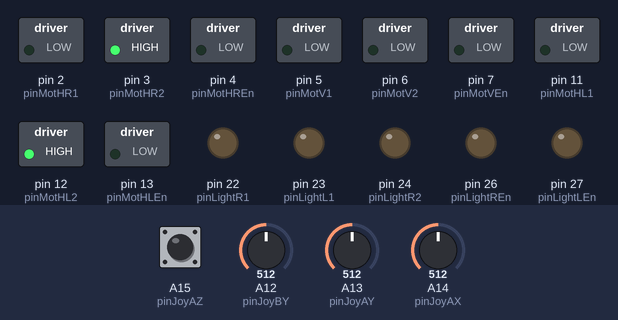
The sketch below on a simulated Arduino Mega 2560, built with avr-gcc and run on an emulated ATmega2560. Shown: switched loads named in the sketch (green lamp = pin HIGH), output pins drawn as LEDs (lit = HIGH). The test bench sets the inputs (shaded band); at power-on: A12 (pinJoyBY) = 512, A13 (pinJoyAY) = 512, A14 (pinJoyAX) = 512, A15 (pinJoyAZ) HIGH.

Above: at 1.2 s.
1.3 s: A12 (pinJoyBY) set to 536
At 2.6 s:
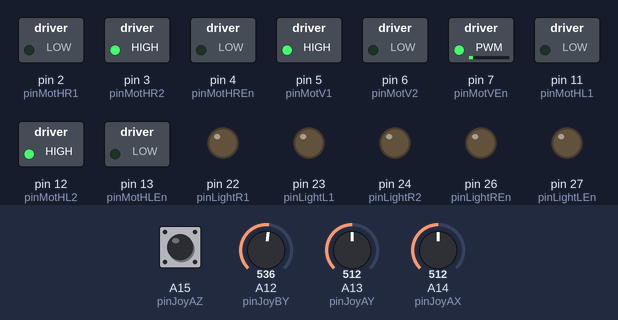
2.9 s: A13 (pinJoyAY) set to 716
At 4.1 s:
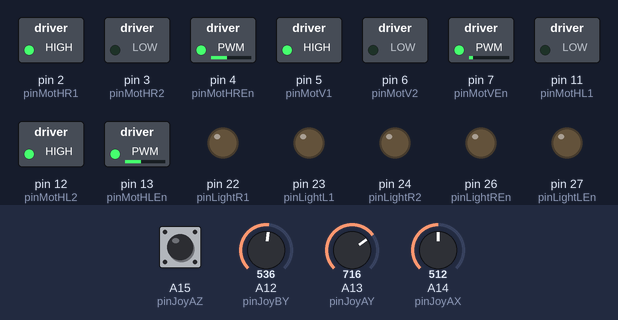
4.5 s: A14 (pinJoyAX) set to 716
At 5.5 s:
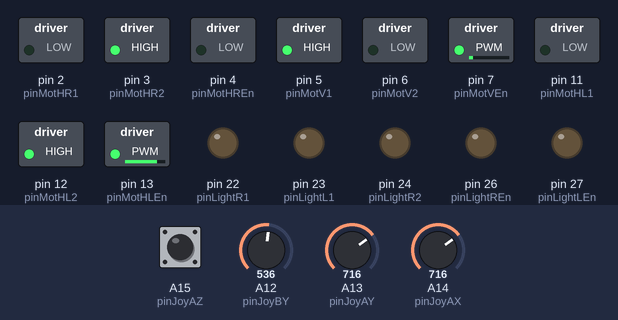
6.1 s: A15 (pinJoyAZ) pulled LOW for 0.25 s
At 6.9 s:
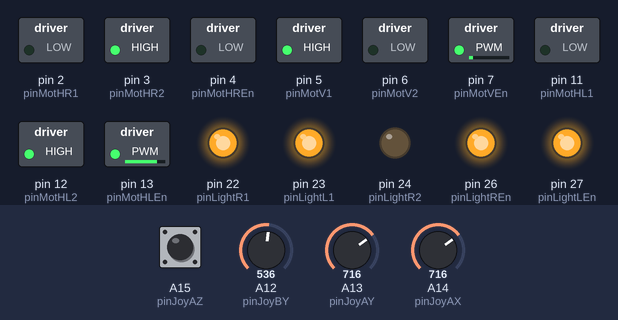
7.8 s: A12 (pinJoyBY) set to 511
At 8.2 s:
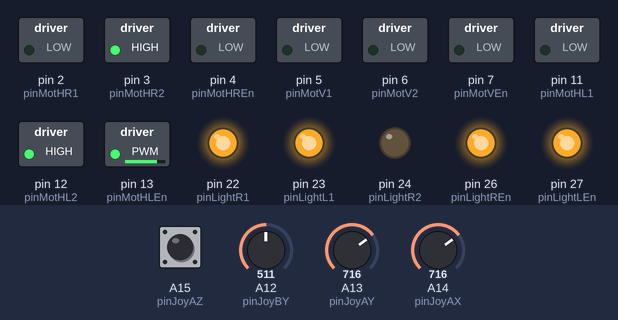
9.3 s: A13 (pinJoyAY) set to 717
At 10.8 s:
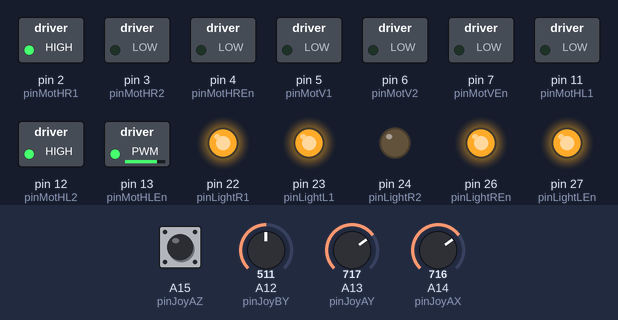
Timing chart, 0 to 11.9 s (numbered marks = the images above; inputs shaded):
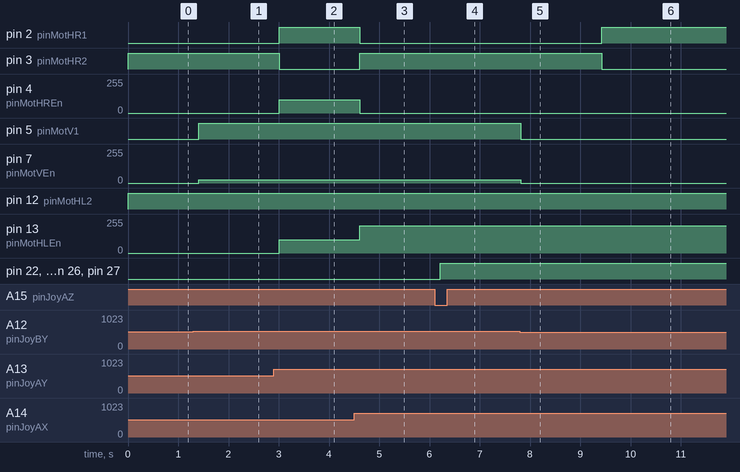

The sketch:

CROC.ino
```cpp
/*
Arduino code for the CROC

Feel free to reuse/share/improve this code.


Parts:
  DC Motor Vertical axis Right (MotorVR)
  DC Motor Vertical axis Left (MotorVL)
  DC Motor Horizontal plane Right (MotorHR)
  DC Motor Horizontal plane Left (MotorHL)
  Light Right (LightR)
  Light Left (LightL)

Inputs:
  JoystickA X axis     : analogic
  JoystickA Y axis     : analogic
  JoystickA Z axis     : analogic (usually digital)
  JoystickB Y axis     : analogic

Outputs:
  Light Right          : digital
  Light Left           : digital
  MotorHR in1          : PWM
  MotorHR in2          : PWM
  MotorHR enable       : PWM (usually digital)
  MotorHL in1          : PWM
  MotorHL in2          : PWM
  MotorHL enable       : PWM (usually digital)
  MotorVR in1          : PWM
  MotorVR in2          : PWM
  MotorVR enable       : PWM (usually digital)
  MotorVL in1          : PWM
  MotorVL in2          : PWM
  MotorVL enable       : PWM
*/

#include <VirtualWire.h>

double HL(int X, int Y)
{
  int x=max(X,-511);
  x=min(x,511);
  int y=max(Y,-511);
  y=min(y,511);

  double res=0;
  if (x+y>0)
    res=min(x+y,512);
  else
    res=max(x+y,-512);
  return res/512;
}

double HR(int X, int Y)
{
  int x=max(X,-511);
  x=min(x,511);
  int y=max(Y,-511);
  y=min(y,511);

  double res=0;
  if (y-x>0)
    res=min(y-x,512);
  else
    res=max(y-x,-512);
  return res/512;
}

//////////
// PINS //
//////////

// Inputs

// Joysticks
int pinJoyAX         = A14; // analog
int pinJoyAY         = A13; // analog
int pinJoyAZ         = A15; // analog
int pinJoyBY         = A12; // analog

// Motors
// Horizontal Right
int pinMotHR1        = 2; // PWM
int pinMotHR2        = 3; // PWM
int pinMotHREn       = 4; // PWM

// Vertical (both)
int pinMotV1        = 5; // PWM
int pinMotV2        = 6; // PWM
int pinMotVEn       = 7; // PWM

// Horizontal Left
int pinMotHL1        = 11; // PWM
int pinMotHL2        = 12; // PWM
int pinMotHLEn       = 13; // PWM

// Lights
int pinLightL1       = 23; // digital
int pinLightL2       = 25; // digital
int pinLightLEn      = 27; // digital
int pinLightR1       = 22; // digital
int pinLightR2       = 24; // digital
int pinLightREn      = 26; // digital

// VARIABLES
int valJoyAX         = 0;
int valJoyAY         = 0;
int valJoyAZ         = 0;
int valJoyBY         = 0;
double valHL         = 0;
double valHR         = 0;
int valJoyAZPrev     = 0;
int calJoyAX         = 0;
int calJoyAY         = 0;
int calJoyBY         = 0;

int lightState = 0;

///////////
// SETUP //
///////////

void setup()
{

  calJoyAX   = analogRead(pinJoyAX);
  calJoyAY   = analogRead(pinJoyAY);
  calJoyBY   = analogRead(pinJoyBY);

  pinMode(pinJoyAZ, INPUT_PULLUP);
  pinMode(pinLightL1, OUTPUT);
  pinMode(pinLightL2, OUTPUT);
  pinMode(pinLightLEn, OUTPUT);
  pinMode(pinLightR1, OUTPUT);
  pinMode(pinLightR2, OUTPUT);
  pinMode(pinLightREn, OUTPUT);

  Serial.begin(9600);
}

//////////
// LOOP //
//////////

void loop()
{
  /////////////////
  // READ INPUTS //
  /////////////////

  valJoyAX   = analogRead(pinJoyAX);
  valJoyAY   = analogRead(pinJoyAY);
  valJoyAZPrev = valJoyAZ;
  valJoyAZ   = digitalRead(pinJoyAZ);
  valJoyBY   = analogRead(pinJoyBY);


  ///////////
  // DEBUG //
  ///////////
  /*
  Serial.println("-------------");
  Serial.print("Joystick A : ");
  Serial.print(valJoyAX);
  Serial.print(", ");
  Serial.print(valJoyAY);
  Serial.print(", ");
  Serial.println(valJoyAZ);

  Serial.print("Joystick B : ");
  Serial.println(valJoyBY);
*/


  ////////////
  // LIGHTS //
  ////////////

  if(valJoyAZ==0 && valJoyAZPrev==1 && lightState==0)
  {
    digitalWrite(pinLightL1,HIGH);
    digitalWrite(pinLightL2,LOW);
    analogWrite(pinLightLEn,255);

    digitalWrite(pinLightR1,HIGH);
    digitalWrite(pinLightR2,LOW);
    analogWrite(pinLightREn,255);

    lightState = 1;
  }
  else
  {
    if(valJoyAZ==0 && valJoyAZPrev==1 && lightState== 1)
    {
      digitalWrite(pinLightL1,HIGH);
      digitalWrite(pinLightL2,LOW);
      analogWrite(pinLightLEn,0);

      digitalWrite(pinLightR1,HIGH);
      digitalWrite(pinLightR2,LOW);
      analogWrite(pinLightREn,0);
      lightState = 0;
    }
  }

  ////////////
  // MOTORS //
  ////////////

  // Manette inversee

  //valHL = HL(valJoyAY-calJoyAY, valJoyAX-calJoyAX);
  //valHR = HR(valJoyAY-calJoyAY, valJoyAX-calJoyAX);
  valHL = HL(calJoyAY-valJoyAY, calJoyAX-valJoyAX);
  valHR = HR(calJoyAY-valJoyAY, calJoyAX-valJoyAX);

  // Motor HL
  if(valHL>0)
  {
    analogWrite(pinMotHL1,255);
    analogWrite(pinMotHL2,0);
    analogWrite(pinMotHLEn,255*valHL);
  }
  else
  {
    analogWrite(pinMotHL1,0);
    analogWrite(pinMotHL2,255);
    analogWrite(pinMotHLEn,-255*valHL);
  }


  // Motor HR
  if(valHR>0)
  {
    analogWrite(pinMotHR1,255);
    analogWrite(pinMotHR2,0);
    analogWrite(pinMotHREn,255*valHR);
  }
  else
  {
    analogWrite(pinMotHR1,0);
    analogWrite(pinMotHR2,255);
    analogWrite(pinMotHREn,-255*valHR);
  }

  // Motors VL and VR

  if(valJoyBY - calJoyBY > 10)
  {
    analogWrite(pinMotV1,255);
    analogWrite(pinMotV2,0);
    analogWrite(pinMotVEn,min(valJoyBY-calJoyBY,255));
  }
  else
  {
    if(valJoyBY - calJoyBY < -10)
    {
      analogWrite(pinMotV1,0);
      analogWrite(pinMotV2,255);
      analogWrite(pinMotVEn,min(calJoyBY-valJoyBY,255));
    }
    else // switch off the vertical motors
    {
      analogWrite(pinMotV1,0);
      analogWrite(pinMotV2,0);
      analogWrite(pinMotVEn,0);
    }
  }

  delay(200);
}
```

Measured:
- the behaviour switches between 522 and 523 on A12 (pinJoyBY) (found by bisection; images 0 and 1)
- the behaviour switches between 716 and 717 on A13 (pinJoyAY) (found by bisection; images 5 and 6)
- after the input at 1.3 s, pin 5 (pinMotV1): LOW → HIGH after 0.10 s; pin 7 (pinMotVEn): 0/255 → 24/255 after 0.10 s
- after the input at 2.9 s, pin 2 (pinMotHR1): LOW → HIGH after 0.11 s; pin 3 (pinMotHR2): HIGH → LOW after 0.11 s; pin 4 (pinMotHREn), pin 13 (pinMotHLEn): 0/255 → 101/255 after 0.11 s
- after the input at 4.5 s, pin 2 (pinMotHR1): HIGH → LOW after 0.11 s; pin 3 (pinMotHR2): LOW → HIGH after 0.11 s; pin 4 (pinMotHREn): 101/255 → 0/255 after 0.11 s; pin 13 (pinMotHLEn): 101/255 → 203/255 after 0.11 s
- after the input at 6.1 s, pin 22 (pinLightR1), pin 23 (pinLightL1), pin 26 (pinLightREn), pin 27 (pinLightLEn): LOW → HIGH after 0.12 s
- after the input at 7.8 s, pin 5 (pinMotV1): HIGH → LOW at once; pin 7 (pinMotVEn): 24/255 → 0/255 at once
- after the input at 9.3 s, pin 2 (pinMotHR1): LOW → HIGH after 0.12 s; pin 3 (pinMotHR2): HIGH → LOW after 0.12 s
